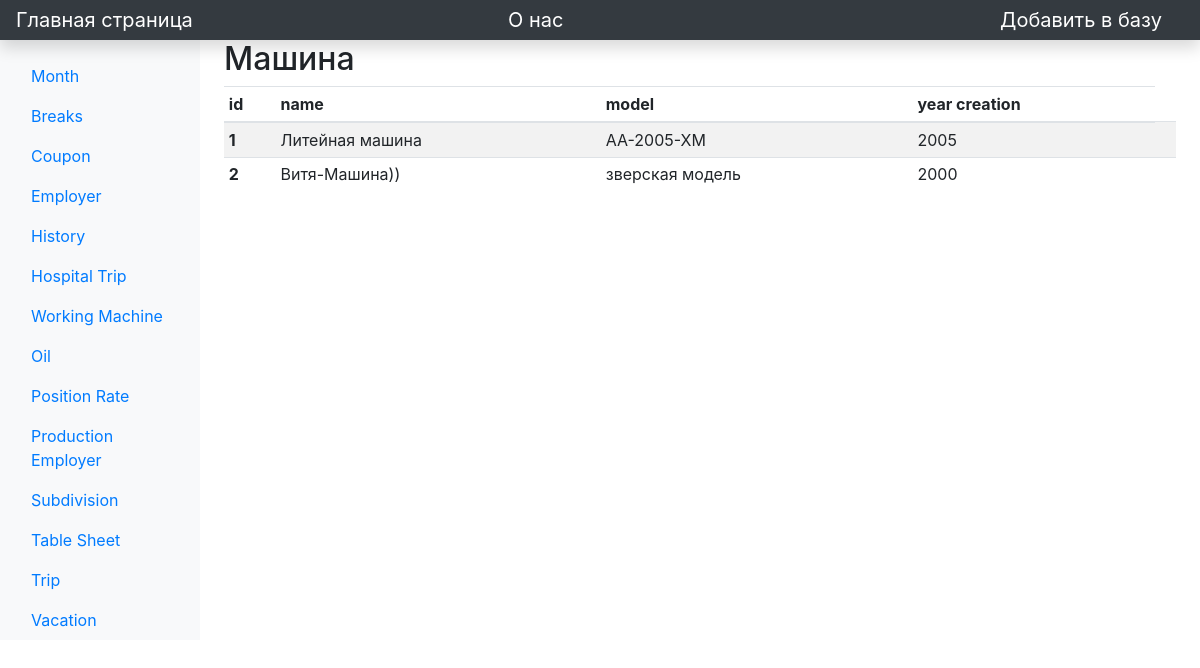
The page /view/machine_ on the database its author committed.
### main/models.py (models this page shows)
class WorkingMachine(models.Model):
    name = models.CharField('Name machine', max_length=64)
    model = models.CharField('Model machine', max_length=64)
    year_creation = models.IntegerField('Year creation')

### main/views.py (the view)
# urls.py: path('view/machine_', views.machine_, name='machine_'),
def machine_(request):
    task = WorkingMachine.objects.all()
    return render(request, 'main/view/machine_.html', {'task': task})

### main/templates/main/view/machine_.html (shortened to what this page needs)
{% extends 'main/base.html' %}
{% block content %}
        <main class="col-md-9 ms-sm-auto col-lg-10 px-md-4">
            <h2>Машина</h2>
            <div class="">
                <table class="table table-striped table-sm ">
                    <thead>
                    <tr>
                        <th scope="col">id</th>
                        <th scope="col">name</th>
                        <th scope="col">model</th>
                        <th scope="col">year creation</th>
                    </tr>
                    </thead>
                    <tbody>
                    {% if task %}
                    {% for i in task %}
                        <tr>
                            <th scope="row">{{ i.id }}</th>
                            <td>{{ i.name}}</td>
                            <td>{{ i.model}}</td>
                            <td>{{ i.year_creation}}<td>
                        </tr>
                    {% endfor %}
                    {% else %}
                    <tr>
                        <td>Empty!</td>
                    </tr>
                    {% endif %}
                    </tbody>
                </table>
            </div>
        </main>
{% endblock %}

### rows shown on the page
WorkingMachine: id "1", name "Литейная машина", model "АА-2005-ХМ", year_creation "2005"
WorkingMachine: id "2", name "Витя-Машина))", model "зверская модель", year_creation "2000"
